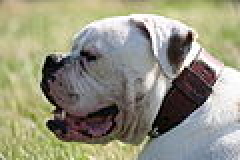
#> input picture cut-img/dir3/120px-Bouledogue_am%C3%A9ricain%2C_t%C3%AAte%2C_profil.jpg, 120 x 80 px, found by its file name (shown 2 times larger)
$ python cut.py
#> lines starting #> are read from the running program, lines starting #| are printed output that depends on the picture
#importa a biblioteca.
import cv2
# import math

#define imagem que estamos trabalhando.
image = cv2.imread(r"C:\Users\marcos\isdog\cut-img\120px-Bouledogue_am%C3%A9ricain%2C_t%C3%AAte%2C_profil.jpg")
#> image is the input picture: shape (80, 120, 3); mean B, G, R 127.2, 147.7, 149.3

#definindo atributos da imagem.
largura = image.shape[1]
#> largura = 120
# print(largura)
altura = image.shape[0]
#> altura = 80
# print(altura)

x = 0.583333 * largura
#> x = 70
y = 0.5375 * altura
#> y = 43
w = 0.833333 * largura
#> w = 100
h = 0.925 * altura
#> h = 74

# [8 lines of commented-out code are left out]
starting_x_coordinate = x - (w/2)
#> starting_x_coordinate = 20
starting_y_coordinate = y - (h/2)
#> starting_y_coordinate = 6
ending_x_coordinate = x + (w/2)
#> ending_x_coordinate = 120
ending_y_coordinate = y + (h/2)
#> ending_y_coordinate = 80

#recorta pedaço da imagem de acordo com os parametros passados
crop_image = image[round(starting_y_coordinate):round(ending_y_coordinate), round(starting_x_coordinate):round(ending_x_coordinate)]
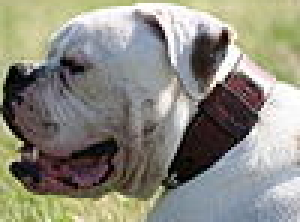
#> crop_image: shape (74, 100, 3) (shown 3 times larger); mean B, G, R 127.1, 138.3, 140.1

#exibe imagem
cv2.imshow("Cropped", crop_image)

#não sei o que faz
cv2.waitKey(0)

$ run again, with cut-img/dir3/120px-Ayton.jpg copied over cut-img/dir3/120px-Bouledogue_am%C3%A9ricain%2C_t%C3%AAte%2C_profil.jpg
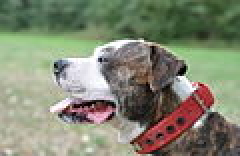
#> input picture cut-img/dir3/120px-Ayton.jpg, 120 x 78 px, found by its file name (shown 2 times larger)
#> image is the input picture: shape (78, 120, 3); mean B, G, R 114.1, 134.4, 130.2
#> `crop_image = image[round(starting_y_coordinate):round(ending_y_coordin..`:
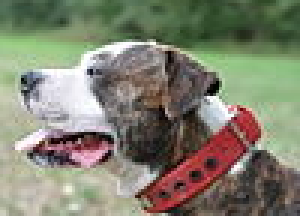
#> crop_image: shape (72, 100, 3) (shown 3 times larger); mean B, G, R 111.3, 128.8, 128.7

$ run again, with cut-img/dir3/120px-Bailey%27s-Manstopper%27s_Ironman_Tyson_of_MGK.jpg copied over cut-img/dir3/120px-Bouledogue_am%C3%A9ricain%2C_t%C3%AAte%2C_profil.jpg
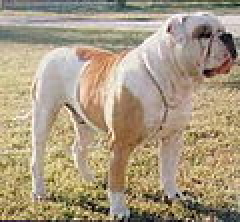
#> input picture cut-img/dir3/120px-Bailey%27s-Manstopper%27s_Ironman_Tyson_of_MGK.jpg, 120 x 111 px, found by its file name (shown 2 times larger)
#> image is the input picture: shape (111, 120, 3); mean B, G, R 128.8, 154, 169.2
#> `crop_image = image[round(starting_y_coordinate):round(ending_y_coordin..`:
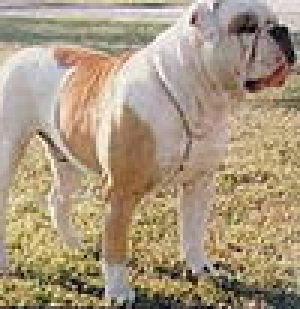
#> crop_image: shape (103, 100, 3) (shown 3 times larger); mean B, G, R 127, 151.8, 169.3
